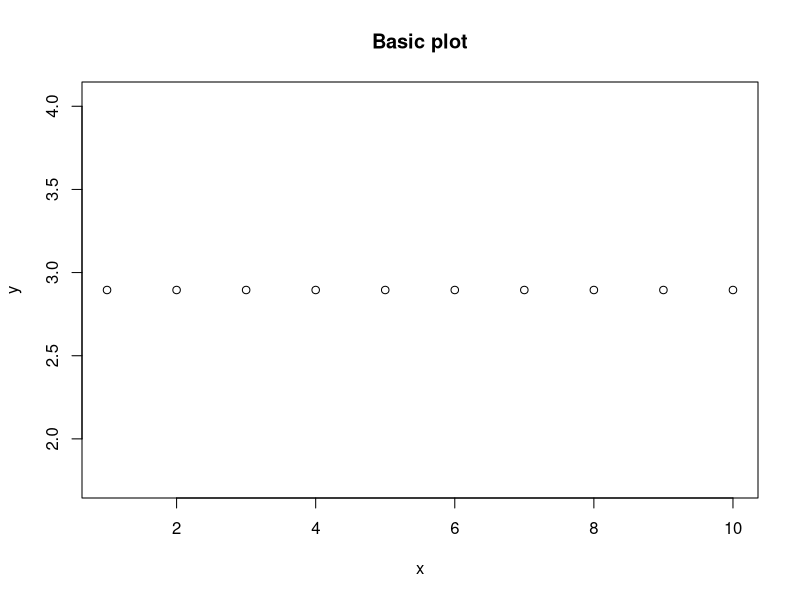

This chart was generated by the following R code: (Note: this script raises an error after producing the figure.)
# funkcja liczy parametr y na podstawie zbioru danych x
# x - zbiór danych w postaci wektora liczbowego 
# funkcja sprawdza, czy zmienna jest typu numerycznego 

new_f <- function(x){
  
  if (!is.numeric(x)) { stop("Obiekt wejściowy x nie jest typu numeric") }
  
  srednia <- mean(x)
  
  y <- srednia / 10 + sqrt(srednia)
  
  plot(x, rep(y, length(x)), main = "Basic plot", xlab = "x", ylab = "y")
  
  return(y)
}

# test 1 funkcji 

dane <- 1:10

new_f(x = dane)

# test 2 - sprawdzamy, czy odporna

new_f(x = letters)

letters |> str()

